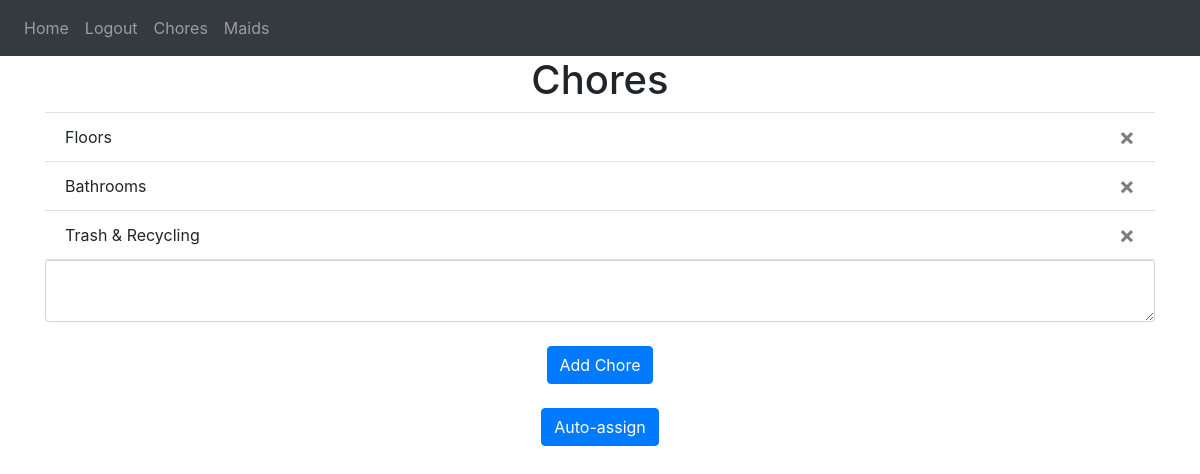
Page /adchore (signed in) on the earlier database version.
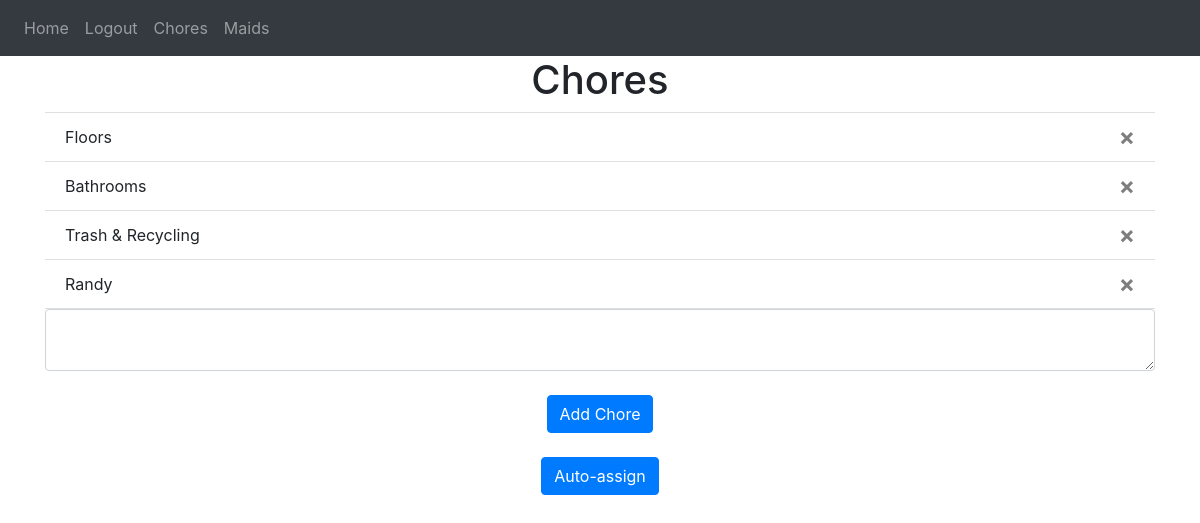
Same page on the later database version.
### website/models.py (models this page shows)
class Chore(db.Model):
  id = db.Column(db.Integer, primary_key=True)
  chore = db.Column(db.String(100))
  date = db.Column(db.DateTime(timezone=True), default=func.now())

### website/views.py (the view, shortened to what this page needs)
@views.route('/adchore', methods=['GET', 'POST'])
@login_required
def adchore():
    return render_template("adchore.html", user=current_user, cquery=Chore.query.all())

### website/__init__.py (called while the page is built)
def create_app():
    app = Flask(__name__)
    app.config['SECRET_KEY'] = 'asdfghjkl'
    app.config['SQLALCHEMY_DATABASE_URI'] = f'sqlite:///{DB_NAME}'
    db.init_app(app)
    from.views import views
    from.auth import auth
    app.register_blueprint(views,url_prefix='/')
    app.register_blueprint(auth,url_prefix='/')
    from.models import User, Chore
    create_database(app)
    login_manager = LoginManager()
    login_manager.login_view = 'auth.adlogin'
    login_manager.init_app(app)
    @login_manager.user_loader
    def load_user(id):
        return User.query.get(int(id))
    return app

### website/templates/adchore.html
{% extends "base.html" %} {% block title %}Chores{% endblock %} {% block content%}
<h1 align="center">Chores</h1>
<ul class="list-group list-group-flush" id="notes">
   {% for chore in cquery %}
   <li class="list-group-item">
      {{ chore.chore }}
      <button type="button" class="close">
      <span aria-hidden="true">&times;</span>
      </button>
   </li>
   {% endfor %}
</ul>
<form method="POST">
   <textarea name="chore" id="chore" class="form-control"></textarea>
   <br />
   <div align="center">
      <button type="submit" class="btn btn-primary">Add Chore</button>
   </div>
   <br>
</form>
<div align="center">
   <button class="btn btn-primary">Auto-assign</button>
</div>
{% endblock %}

Differences in the rows shown:
added Chore: chore "Randy"
